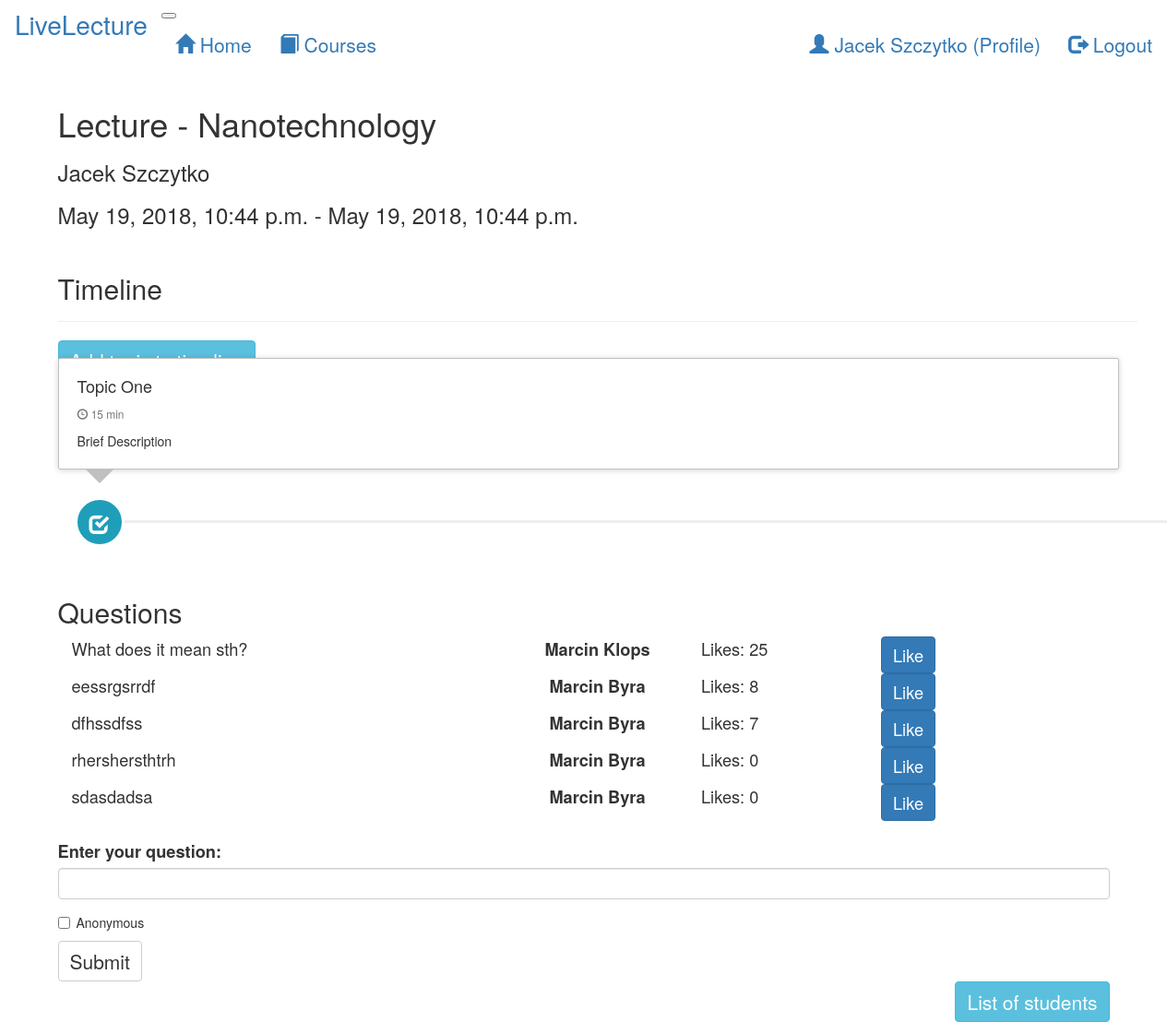
Page /lecture/1 (signed in) on the earlier database version.
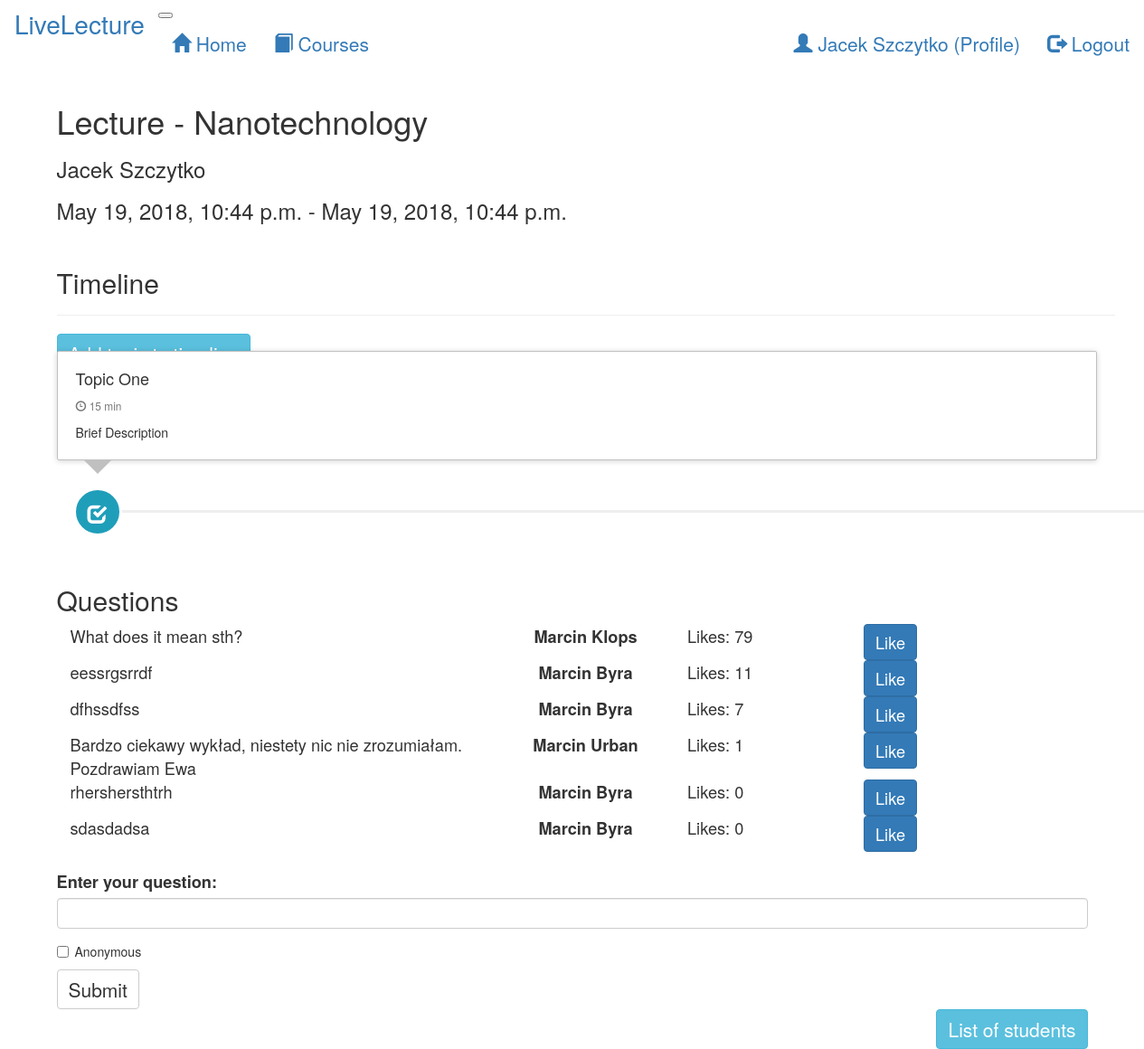
Same page on the later database version.
### LiveLecture/models.py (models this page shows, shortened)
class Messages(models.Model):
    lecture = models.ForeignKey(Lecture, on_delete=models.CASCADE)
    student = models.ForeignKey(User, on_delete=models.CASCADE)
    content = models.CharField(max_length=1000)
    likes = models.IntegerField()

class User(AbstractUser):
    first_name = models.CharField(max_length=20)
    last_name = models.CharField(max_length=20)
    is_lecturer = models.NullBooleanField()

### LiveLecture/views.py (the view)
# urls.py: path('lecture/<int:pk>',views.lecture, name='lecture'),
def lecture(request, pk):
    template = loader.get_template('LiveLecture/lecture.html')
    lecture = Lecture.objects.filter(pk=pk)[0]
    if lecture is None:
        raise ValueError("There is no lecture with this pk!")
    substriptions = Subscription.objects.filter(lecture=lecture)
    students = []
    for substription in substriptions:
        students.append(substription.student)
    messages = Messages.objects.filter(lecture=lecture).order_by('-likes')
    context = {'lecture': lecture, 'students': students, 'messages' : messages}
    return render(request, 'LiveLecture/lecture.html', context)

### LiveLecture/templates/LiveLecture/lecture.html (shortened to what this page needs)
{% extends 'LiveLecture/base.html' %}
{% block content %}
    <h1 class="mt-5">Lecture - {{ lecture.name }}</h1>
    <h3 class="mt-3">{{ lecture.lecturer.first_name }} {{ lecture.lecturer.last_name }}</h3>
    <h3 class="mt-5">{{ lecture.startTime }} - {{ lecture.endTime }}</h3>
    {% if request.user.is_authenticated %}
        <div class="container">
            <div class="row">
                <div class="col-md-14">
                    <div class="page-header">
                        <h2>Timeline</h2>
                    </div>
                    <div class="form-row text-left margin mt-5 my-5">
                        <button type="button" class="btn btn-info" onclick="generateSubject()" style="font-size: 1.5em">
                        </button>
                    </div>
                    <div style="display:inline-block;width:100%;">
                        <ul class="timeline timeline-horizontal" id="timeline-item">
                            <li class="timeline-item" id="first subject">
                                <div class="timeline-badge primary"><i class="glyphicon glyphicon-check"></i></div>
                                <div class="timeline-panel">
                                    <div class="timeline-heading">
                                        <h4 class="timeline-title" contenteditable="true">Topic One</h4>
                                        <p>
                                            <small class="text-muted" contenteditable="true"><i
                                                    class="glyphicon glyphicon-time"></i> 15 min
                                            </small>
                                        </p>
                                    </div>
                                    <div class="timeline-body" contenteditable="true">
                                        <p>Brief Description</p>
                                    </div>
                                </div>
                            </li>
                        </ul>
                    </div>
                </div>
            </div>
        </div>
        <h2 class="mt-5">Questions</h2>
        <ul class="list-group">
            {% for message in messages %}
                <div class="container">
                    <div class="row mt-5">
                        <div class="col-sm-5" style="font-size: 1.3em">
                            {{ message.content }}
                        </div>
                        <div class="col-sm-2 text-center" style="font-size: 1.3em">
                            <b>{{ message.student.first_name }} {{ message.student.last_name }}</b>
                        </div>
                        <div class="col-sm-2" style="font-size: 1.3em">
                            Likes: {{ message.likes }}
                        </div>
                        <div class="col-sm-2">
                            <a href="{% url 'LiveLecture:add_like' lecture.pk message.pk %}" class="btn btn-primary"
                               role="button" style="font-size: 1.3em">Like</a>
                        </div>
                    </div>
                </div>
            {% endfor %}
        </ul>
        <form action="{% url 'LiveLecture:add_message' lecture.pk %}" method="POST">
            <div class="form-group">
                <label for="message" style="font-size: 1.3em">Enter your question:</label>
                <input type="text" class="form-control" id="message" name="message" style="font-size: 1.3em">
            </div>
            <div class="checkbox" id="anonymous" name="anonymous">
                <label><input type="checkbox" style="font-size: 1.3em"> Anonymous</label>
            </div>
            <button type="submit" class="btn btn-default" style="font-size: 1.5em">Submit</button>
        </form>
    {% endif %}
    <div class="form-row text-right margin mt-5">
        <button type="button" class="btn btn-info" data-toggle="collapse" data-target="#list" style="font-size: 1.5em">
            List of students
        </button>
    </div>
{% endblock %}

Differences in the rows shown:
changed Messages "What does it mean sth?": likes "25" → "79"
changed Messages "eessrgsrrdf": likes "8" → "11"
added Messages: content "Bardzo ciekawy wykład, niestety nic nie zrozumiałam. Pozdrawiam Ewa", student.first_name "Marcin", student.last_name "Urban", likes "1"
